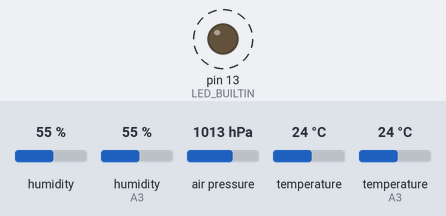
This sketch was run on a simulated Arduino Nano, built with avr-gcc and run on an emulated ATmega328P. Parts: output pins drawn as LEDs (lit = HIGH). Dashed ring = blinking. The inputs (shaded band) are chosen by the test bench; at power-on: humidity 55 %, humidity (sensor on A3) 55 %, air pressure 1013 hPa, temperature 24 °C, temperature (sensor on A3) 24 °C. What the sketch prints to the serial monitor is not drawn.

Above: at 2.5 s.
Timing chart, 0 to 6.2 s (numbered marks = the images above):
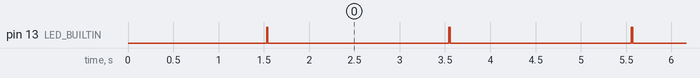

The sketch:

sensor_test_bme_dht.ino
```cpp
/*
 * ============================================================
 *  SENSOR TEST — BME280 + DHT22 only
 *  Board: Arduino Nano
 *  Baud:  115200
 *
 *  Wiring
 *  ──────
 *  DHT22:  DATA → A3   VCC → 5V or 3.3V   GND → GND
 *          (add 4.7k–10k DATA→VCC if module has no pull-up)
 *  BME280: SDA → A4   SCL → A5   VCC → 3.3V   GND → GND
 *          (use 3.3V unless your module is marked 5V-safe)
 *
 *  Libraries (Arduino IDE → Manage Libraries)
 *  ─────────────────────────────────────────
 *  - DHT sensor library          (Adafruit)
 *  - Adafruit Unified Sensor
 *  - Adafruit BME280
 *
 *  Open Serial Monitor @ 115200. Readings every 2 seconds.
 * ============================================================
 */

#include <Wire.h>
#include <Adafruit_Sensor.h>
#include <Adafruit_BME280.h>
#include <DHT.h>

#define DHT_PIN   A3
#define DHT_TYPE  DHT22

DHT dht(DHT_PIN, DHT_TYPE);
Adafruit_BME280 bme;

bool bmeOk = false;

void setup() {
  pinMode(LED_BUILTIN, OUTPUT);
  Serial.begin(115200);
  delay(1500);

  Serial.println();
  Serial.println(F("========================================"));
  Serial.println(F("  SENSOR TEST — BME280 + DHT22"));
  Serial.println(F("========================================"));

  // ── DHT22 ────────────────────────────────────────────
  dht.begin();
  Serial.println(F("[DHT22] begin() called on pin A3"));

  // ── BME280 (try 0x76 then 0x77) ──────────────────────
  Wire.begin();
  bmeOk = bme.begin(0x76);
  if (!bmeOk) {
    Serial.println(F("[BME280] not at 0x76 — trying 0x77"));
    bmeOk = bme.begin(0x77);
  }
  if (bmeOk) {
    Serial.println(F("[BME280] OK"));
  } else {
    Serial.println(F("[BME280] NOT FOUND — check wiring / 3.3V / I2C"));
    Serial.println(F("         SDA=A4  SCL=A5  VCC=3.3V  GND=GND"));
  }

  // Scan I2C bus so you can see what addresses respond
  Serial.println(F("[I2C] Scanning..."));
  int found = 0;
  for (uint8_t addr = 1; addr < 127; addr++) {
    Wire.beginTransmission(addr);
    if (Wire.endTransmission() == 0) {
      Serial.print(F("  device at 0x"));
      if (addr < 16) Serial.print('0');
      Serial.println(addr, HEX);
      found++;
    }
  }
  if (found == 0) {
    Serial.println(F("  (no I2C devices — BME280 not detected)"));
  }

  Serial.println(F("----------------------------------------"));
  Serial.println(F("Reading every 2s..."));
  Serial.println();
}

void loop() {
  digitalWrite(LED_BUILTIN, HIGH);

  // ── DHT22 ────────────────────────────────────────────
  float dhtT = dht.readTemperature();
  float dhtH = dht.readHumidity();

  Serial.println(F("--- DHT22 (A3) ---"));
  if (isnan(dhtT) || isnan(dhtH)) {
    Serial.println(F("  FAIL — check DATA→A3, power, pull-up"));
  } else {
    Serial.print(F("  temp     = ")); Serial.print(dhtT, 1); Serial.println(F(" C"));
    Serial.print(F("  humidity = ")); Serial.print(dhtH, 1); Serial.println(F(" %"));
  }

  // ── BME280 ───────────────────────────────────────────
  Serial.println(F("--- BME280 (I2C A4/A5) ---"));
  if (!bmeOk) {
    Serial.println(F("  SKIP — not found at boot"));
  } else {
    float t = bme.readTemperature();
    float h = bme.readHumidity();
    float p = bme.readPressure() / 100.0F;
    Serial.print(F("  temp     = ")); Serial.print(t, 1); Serial.println(F(" C"));
    Serial.print(F("  humidity = ")); Serial.print(h, 1); Serial.println(F(" %"));
    Serial.print(F("  pressure = ")); Serial.print(p, 1); Serial.println(F(" hPa"));
  }

  Serial.println();
  digitalWrite(LED_BUILTIN, LOW);
  delay(2000);
}
```

Measured:
- by itself, pin 13 (LED_BUILTIN): alternates HIGH for 0.01 s and LOW for 2.0 s
